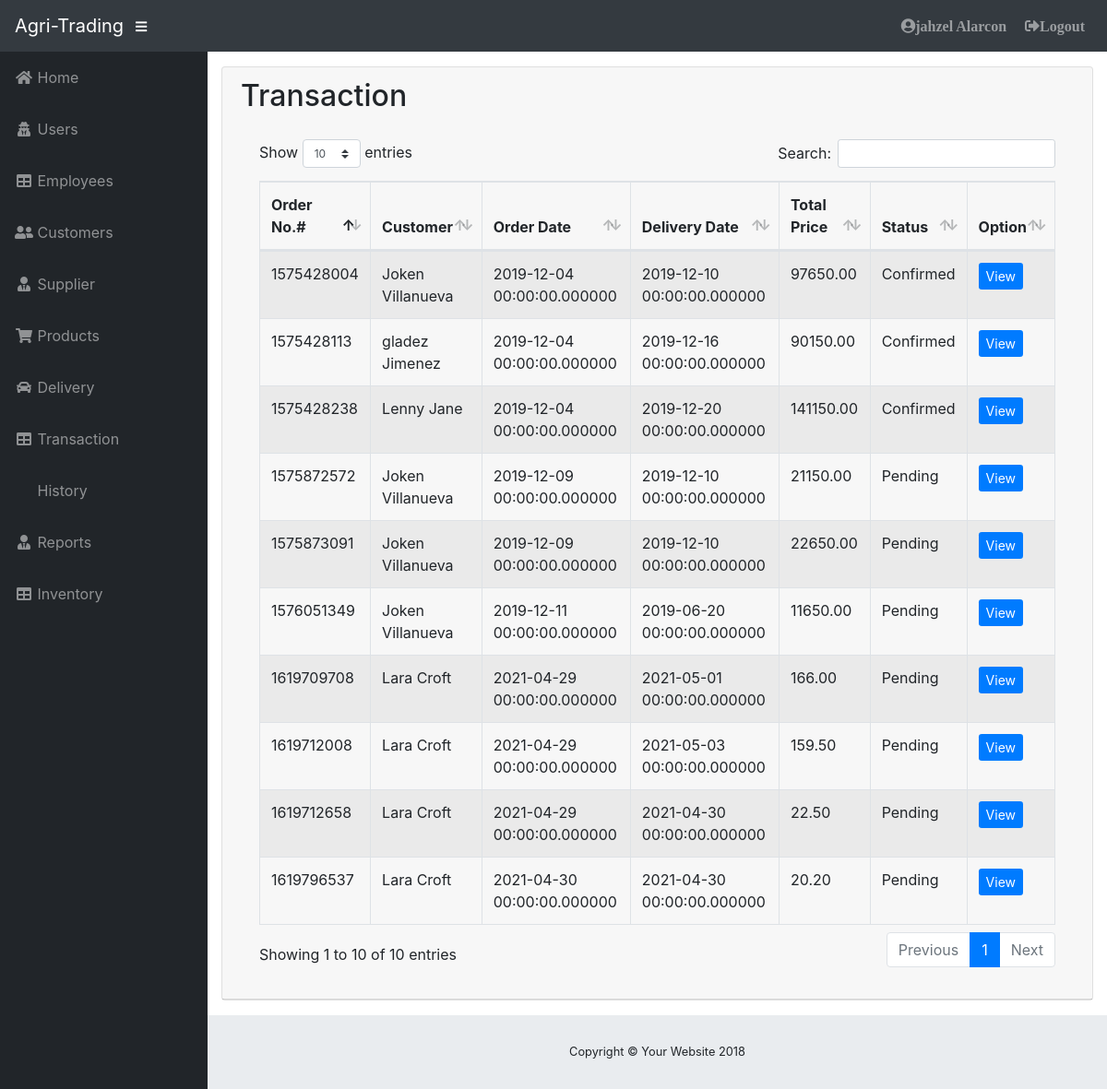
The app's page /admin/detail.php (signed in) with its own data.
### tables this page shows
CREATE TABLE `tbltransacdetail` (
  `detail_id` int(11) NOT NULL,
  `transac_code` int(11) NOT NULL,
  `date` datetime(6) NOT NULL,
  `customer_id` int(11) NOT NULL,
  `deliveryfee` int(11) NOT NULL,
  `pay_met` varchar(30) NOT NULL,
  `totalprice` decimal(15,2) NOT NULL,
  `status` varchar(200) NOT NULL,
  `remarks` text NOT NULL,
  `delivery_date` datetime(6) NOT NULL
);

### admin/detail.php (the view, shortened to what this page needs)
<?php
if(!isset($_SESSION["userid"])){
 header("Location: login.php");
}else{
include('../includes/connection.php');
include 'theme/header.php';
include 'theme/sidebar.php';
?>
          <div class="card mb-3">
            <div class="card-header">
              <h2>Transaction</h2>
            <div class="card-body">
              <div class="table-responsive">
                            <table class="table table-bordered table-hover table-striped" id="dataTable" width="100%" cellspacing="0">
                                <thead>
                                    <tr>
                                        <th>Order No.#</th>
                                        <th>Customer</th>
                                        <th>Order Date</th>
                                        <th>Delivery Date</th>
                                        <th>Total Price</th>
                                        <th>Status</th>
                                        <th>Option</th>
                                    </tr>
                                </thead>
                                <tbody>
                                  <?php
                $query = 'SELECT *,concat(`C_FNAME`," ",`C_LNAME`)as name FROM tbltransacdetail a, tblcustomer b WHERE a.`customer_id`=b.`C_ID` ';
                    $result = mysqli_query($db, $query) or die (mysqli_error($db));
                        while ($row = mysqli_fetch_assoc($result)) {
                            echo '<tr>';
                            echo '<td>'. $row['transac_code'].'</td>';
                            echo '<td>'. $row['name'].'</td>';
                            echo '<td>'. $row['date'].'</td>';
                             echo '<td>'. $row['delivery_date'].'</td>';
                            echo '<td>'. $row['totalprice'].'</td>';
                            echo '<td>'. $row['status'].'</td>';
                            echo '<td><a title="View list Of Ordered" type="button" class="btn-sm btn-primary" href="detailtransac.php?id='. $row['transac_code'].'" >View </a></td>';
                            echo '</tr> ';
                }
            ?>
                                </tbody>
                            </table>
                        </div>
            </div>
          </div>
        </div>
<?php include 'theme/footer.php'; }?>
<?php include 'addtransac.php'; ?>

### admin/css/sb-admin.css (style rules this page uses)
html { position: relative; min-height: 100%; }
body { height: 100%; }
:root { --input-padding-x: 0.75rem; --input-padding-y: 0.75rem; }

### records on screen
tbltransacdetail: transac_code "1575428004", name "Joken Villanueva", date "2019-12-04 00:00:00.000000", delivery_date "2019-12-10 00:00:00.000000", totalprice "97650.00", status "Confirmed"
tbltransacdetail: transac_code "1575428113", name "gladez Jimenez", date "2019-12-04 00:00:00.000000", delivery_date "2019-12-16 00:00:00.000000", totalprice "90150.00", status "Confirmed"
tbltransacdetail: transac_code "1575428238", name "Lenny Jane", date "2019-12-04 00:00:00.000000", delivery_date "2019-12-20 00:00:00.000000", totalprice "141150.00", status "Confirmed"
tbltransacdetail: transac_code "1575872572", name "Joken Villanueva", date "2019-12-09 00:00:00.000000", delivery_date "2019-12-10 00:00:00.000000", totalprice "21150.00", status "Pending"
tbltransacdetail: transac_code "1575873091", name "Joken Villanueva", date "2019-12-09 00:00:00.000000", delivery_date "2019-12-10 00:00:00.000000", totalprice "22650.00", status "Pending"
tbltransacdetail: transac_code "1576051349", name "Joken Villanueva", date "2019-12-11 00:00:00.000000", delivery_date "2019-06-20 00:00:00.000000", totalprice "11650.00", status "Pending"
tbltransacdetail: transac_code "1619709708", name "Lara Croft", date "2021-04-29 00:00:00.000000", delivery_date "2021-05-01 00:00:00.000000", totalprice "166.00", status "Pending"
tbltransacdetail: transac_code "1619712008", name "Lara Croft", date "2021-04-29 00:00:00.000000", delivery_date "2021-05-03 00:00:00.000000", totalprice "159.50", status "Pending"
tbltransacdetail: transac_code "1619712658", name "Lara Croft", date "2021-04-29 00:00:00.000000", delivery_date "2021-04-30 00:00:00.000000", totalprice "22.50", status "Pending"
tbltransacdetail: transac_code "1619796537", name "Lara Croft", date "2021-04-30 00:00:00.000000", delivery_date "2021-04-30 00:00:00.000000", totalprice "20.20", status "Pending"

### other values on screen
$_SESSION['fname'] "jahzel"
$_SESSION['lname'] "Alarcon"
